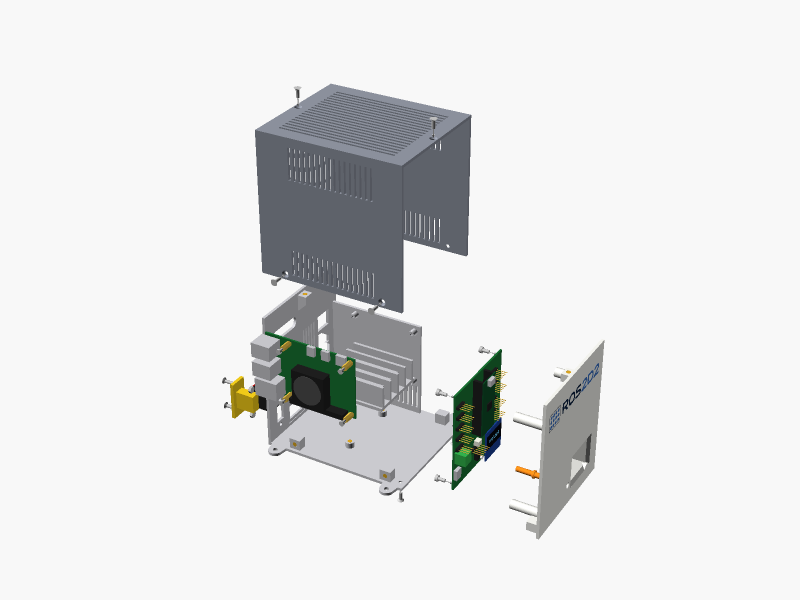
#> input picture hardware/caja_ros2/montaje/img/despiece.png, 1600 x 1200 px (shown at 1/2 size)
$ python gen_logo.py ../montaje/img/despiece.png
#> lines starting #> are read from the running program, lines starting #| are printed output that depends on the picture; after the words box and inside, x2 and y2 are one past the last pixel; in counts of white or black regions, pixels touching at a corner belong together
# ROS2D2, created by NandoMadrid (https://www.astromechspain.com/droides/r2-d2-nandomadrid/) · Astromech Spain (https://www.astromechspain.com)
"""Split the ROS2D2 logo (media/ros2d2-logo.png, the one on GitHub) into the inlays of the front.

    python -I hardware/caja_ros2/logo/gen_logo.py

The PNG is drawn with partial transparency (the grey frame is black at ~65 % alpha), so it is
first laid over white. Every pixel then becomes white (the panel itself), navy ("ROS"), blue
("2D2" and the 12 dots) or grey (the frame round the dots: only there, so the anti-aliased edges
of the letters do not turn grey). The tagline "R2-D2 COME TO LIFE" is ~1 mm tall at this size,
too small for a 0.4 nozzle: it is left out. Strokes thinner than 0.8 mm are thickened (into
white) or given to the colour around them, then logo_marino/azul/gris.svg are written in mm.
"""
import pathlib
import sys

import numpy as np
from PIL import Image

HERE = pathlib.Path(__file__).resolve().parent
PNG = HERE.parents[2] / "media" / "ros2d2-logo.png"
WIDTH_MM = 92.0
MIN_MM = 0.8
COLOURS = ["marino", "azul", "gris"]                  # classes 1, 2, 3 (0 = white panel)
NAVY, BLUE, GREY = 1, 2, 3
FRAME_X = 0.225          # the dot panel's frame ends at this fraction of the width
TAGLINE = (0.83, 0.6)    # tagline: below this fraction of the height, right of this of the width


def over_white(rgba):
    a = rgba[..., 3:4].astype(float) / 255
    return rgba[..., :3].astype(float) * a + 255 * (1 - a)


def classify(rgba, frame_cols=None):
    """0 white, 1 navy, 2 blue, 3 grey (grey only in columns < frame_cols)."""
    c = over_white(rgba)
    r, g, b = c[..., 0], c[..., 1], c[..., 2]
    lum = 0.299 * r + 0.587 * g + 0.114 * b
    k = np.zeros(rgba.shape[:2], np.uint8)
    blue = (b > 110) & (b - r > 60)
    navy = ~blue & (lum < 75)
    grey = ~blue & ~navy & (np.max(c, -1) - np.min(c, -1) < 40) & (lum < 200)
    if frame_cols is not None:
        cols = np.arange(rgba.shape[1])[None, :]
        grey &= cols < frame_cols
    k[navy] = NAVY
    k[blue] = BLUE
    k[grey] = GREY
    return k


def load_png(px_mm=0.1, path=PNG, width_mm=WIDTH_MM):
    im = Image.open(path).convert("RGBA")
    w = round(width_mm / px_mm)
    h = round(im.height * w / im.width)
    a = np.array(im.resize((w, h), Image.LANCZOS))
    a[int(h * TAGLINE[0]):, int(w * TAGLINE[1]):, 3] = 0          # drop the tagline
    return a


# --- morphology on boolean masks -------------------------------------------------------------
def _label(mask):
    """4-connected islands: (labels, count). Union-find over row runs."""
    h, w = mask.shape
    labels = np.zeros((h, w), np.int32)
    parent = [0]

    def find(x):
        while parent[x] != x:
            parent[x] = parent[parent[x]]
            x = parent[x]
        return x

    prev = []
    for y in range(h):
        row = np.concatenate([[False], mask[y], [False]])
        edges = np.flatnonzero(row[1:] != row[:-1])
        runs = []
        for x0, x1 in zip(edges[::2], edges[1::2]):
            lab = len(parent)
            parent.append(lab)
            for (p0, p1, pl) in prev:
                if p0 < x1 and p1 > x0:
                    a, b = find(lab), find(pl)
                    if a != b:
                        parent[max(a, b)] = min(a, b)
            runs.append((x0, x1, lab))
        for (x0, x1, lab) in runs:
            labels[y, x0:x1] = lab
        prev = runs
    roots = np.array([find(i) for i in range(len(parent))], np.int32)
    _, compact = np.unique(roots, return_inverse=True)
    return compact[labels].astype(np.int32), int(compact.max())


def _disk(min_mm, px_mm):
    r = min_mm / (2 * px_mm) - 0.5
    ri = int(np.ceil(r))
    return [(dy, dx) for dy in range(-ri, ri + 1) for dx in range(-ri, ri + 1) if dy * dy + dx * dx <= r * r]


def _shift_all(m, offs, combine):
    h, w = m.shape
    p = max(max(abs(a), abs(b)) for a, b in offs)
    pad = np.pad(m, p, constant_values=False)
    out = None
    for dy, dx in offs:
        s = pad[p + dy:p + dy + h, p + dx:p + dx + w]
        out = s.copy() if out is None else combine(out, s)
    return out


def opening(m, min_mm, px_mm):
    """Morphological opening with a disk of diameter min_mm: what a min_mm pen could draw."""
    offs = _disk(min_mm, px_mm)
    return _shift_all(_shift_all(m, offs, np.logical_and), offs, np.logical_or)


def _thin_clusters(m, px_mm, min_mm, keep_px=20):
    """Pixels a min_mm pen cannot reach, in clusters bigger than keep_px (corners stay)."""
    thin = m & ~opening(m, min_mm, px_mm)
    if not thin.any():
        return thin, 0
    labels, _ = _label(thin)
    sizes = np.bincount(labels.ravel())
    sizes[0] = 0
    return (sizes > keep_px)[labels], int(sizes.max())


def thin_parts(m, px_mm=0.1, min_mm=MIN_MM):
    """Size (px) of the largest cluster thinner than min_mm."""
    return _thin_clusters(m, px_mm, min_mm)[1]


def island_thickness_mm(mask, px_mm):
    labels, n = _label(mask)
    survived = np.zeros(n + 1, int)
    m = mask.copy()
    k = 0
    four = [(0, 0), (1, 0), (-1, 0), (0, 1), (0, -1)]
    while m.any():
        k += 1
        survived[np.unique(labels[m])] = k
        m = _shift_all(m, four, np.logical_and)
    return labels, survived[1:] * 2 * px_mm


def min_feature_mm(mask, px_mm=0.1):
    _, t = island_thickness_mm(mask, px_mm)
    return float(t.min()) if len(t) else float("inf")


def clean(mask, px_mm=0.1, min_mm=MIN_MM):
    """Drop islands too small to print."""
    labels, t = island_thickness_mm(mask, px_mm)
    return np.concatenate([[False], t >= min_mm])[labels] & mask


def thicken(ms, px_mm=0.1, min_mm=MIN_MM):
    """Thin strokes grow into white; what still cannot grow goes to the colour around it."""
    ms = [m.copy() for m in ms]
    grow = _disk(0.5, px_mm)
    for _ in range(8):
        thin = [_thin_clusters(m, px_mm, min_mm)[0] for m in ms]
        if not any(t.any() for t in thin):
            return ms
        white = ~np.logical_or.reduce(ms)
        for i, t in enumerate(thin):
            ms[i] |= _shift_all(t, grow, np.logical_or) & white
            white &= ~ms[i]
    # still thin (e.g. rings inside the dots): give those pixels to the neighbour with most contact
    near = _disk(0.6, px_mm)
    for i in range(len(ms)):
        t = _thin_clusters(ms[i], px_mm, min_mm)[0]
        if not t.any():
            continue
        ms[i] &= ~t
        counts = [(_shift_all(m, near, np.logical_or) & t) for m in ms]
        for y, x in zip(*np.nonzero(t)):
            best = max(range(len(ms)), key=lambda j: counts[j][y, x] and j != i)
            if counts[best][y, x] and best != i:
                ms[best][y, x] = True
    return ms


def _pinch_sites(m):
    a, b, c, d = m[:-1, :-1], m[:-1, 1:], m[1:, :-1], m[1:, 1:]
    return (a & d & ~b & ~c), (b & c & ~a & ~d)


def fix_pinches(m):
    """Fill one pixel of every corner-only contact so the extruded mesh stays closed."""
    m = m.copy()
    for _ in range(50):
        p1, p2 = _pinch_sites(m)
        if not (p1.any() or p2.any()):
            return m
        m[:-1, 1:] |= p1
        m[:-1, :-1] |= p2
    raise RuntimeError("pinches do not converge")


def masks(px_mm=0.1, png=PNG, width_mm=WIDTH_MM):
    """[navy, blue, grey]: disjoint, printable, no corner-only contacts in each or in all of them."""
    rgba = load_png(px_mm, png, width_mm)
    fx = int(rgba.shape[1] * FRAME_X)
    k = classify(rgba, frame_cols=fx)
    # the 12 dots print as plain blue discs: small non-blue specks inside the dot panel turn blue
    # (the white between the dots is one big area and stays)
    inner = np.zeros_like(k, bool)
    inner[:, :fx] = (k[:, :fx] != BLUE) & (k[:, :fx] != GREY)
    labels, _ = _label(inner)
    sizes = np.bincount(labels.ravel())
    sizes[0] = 0
    k[(sizes < 400)[labels] & inner] = BLUE
    ms = thicken([clean(k == c, px_mm) for c in (NAVY, BLUE, GREY)], px_mm)
    for _ in range(50):
        taken = np.zeros_like(ms[0])
        for i in range(len(ms)):
            ms[i] = fix_pinches(ms[i]) & ~taken
            taken |= ms[i]
        p1, p2 = _pinch_sites(taken)
        if not (p1.any() or p2.any()) and all(not any(x.any() for x in _pinch_sites(m)) for m in ms):
            return ms
        # close the union's pinches with the colour of the pixel that made them
        for i in range(len(ms)):
            src = np.zeros_like(taken)
            src[:-1, 1:] |= p1 & ms[i][:-1, :-1]
            src[:-1, :-1] |= p2 & ms[i][:-1, 1:]
            ms[i] |= src
    raise RuntimeError("inlay pinches do not converge")


def mask_to_svg(mask, px_mm, path):
    """One <path> of rectangles: runs per row, merged downwards while they repeat."""
    h, w = mask.shape
    open_rects, rects = {}, []
    for y in range(h + 1):
        runs = set()
        if y < h:
            row = np.concatenate([[False], mask[y], [False]])
            edges = np.flatnonzero(row[1:] != row[:-1])
            runs = set(zip(edges[::2], edges[1::2]))
        for r in list(open_rects):
            if r not in runs:
                rects.append((r[0], open_rects.pop(r), r[1], y))
        for r in runs:
            open_rects.setdefault(r, y)
    d = " ".join(f"M{x0 * px_mm:.2f} {y0 * px_mm:.2f}H{x1 * px_mm:.2f}V{y1 * px_mm:.2f}H{x0 * px_mm:.2f}Z"
                 for x0, y0, x1, y1 in rects)
    W, H = w * px_mm, h * px_mm
    pathlib.Path(path).write_text(
        f'<svg xmlns="http://www.w3.org/2000/svg" width="{W:.2f}mm" height="{H:.2f}mm" '
        f'viewBox="0 0 {W:.2f} {H:.2f}">\n<path fill="#000" d="{d}"/>\n</svg>\n', encoding="utf8")
    return len(rects)


def main(png=PNG, out_dir=HERE, width_mm=WIDTH_MM, px_mm=0.1):
    for name, m in zip(COLOURS, masks(px_mm, png, width_mm)):
#> in load_png, `a[int(h * TAGLINE[0]):, int(w * TAGLINE[1]):, 3] = 0`: a: shape (690, 920, 4); mean R, G, B, A 226.6, 227.4, 227.5, 237.6
#> in over_white, `a = rgba[..., 3:4].astype(float) / 255`:
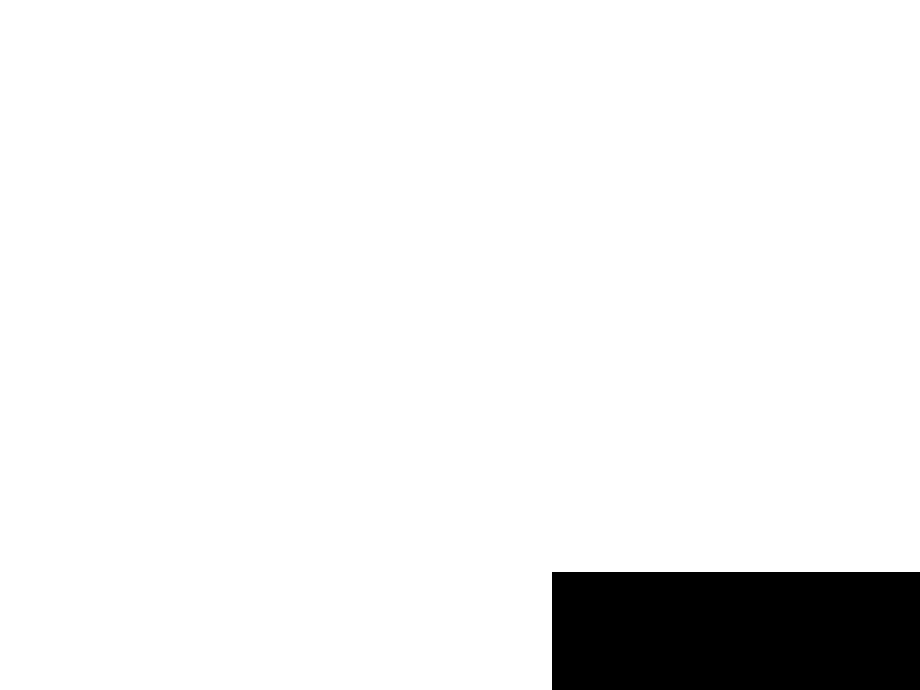
#> a: shape (690, 920, 1) float64; values 0 (black) and 1 (white), 93.2% white; 1 black region, box (x1, y1, x2, y2) and area: (552, 572, 920, 690) 43424
#> in classify, `blue = (b > 110) & (b - r > 60)`: blue: shape (690, 920) bool; 0.02% white in thin lines or dots, all inside (x1, y1, x2, y2) = (557, 418, 689, 530)
#> in classify, `navy = ~blue & (lum < 75)`: navy: shape (690, 920) bool; 1.7% white; 129 white regions (118 under 20 px), largest, box (x1, y1, x2, y2) and area: (305, 382, 410, 483) 5421, (520, 402, 577, 563) 4499, (297, 455, 307, 472) 126
#> in classify, `grey = ~blue & ~navy & (np.max(c, -1) - np.min(c, -1) < 40) & (lum < 2..`: grey: shape (690, 920) bool; 12.1% white; 109 white regions (88 under 20 px), largest, box (x1, y1, x2, y2) and area: (286, 96, 542, 512) 65996, (590, 391, 695, 572) 8034, (308, 515, 440, 557) 443
#> in classify, `grey &= cols < frame_cols`: grey: shape (690, 920) bool; every value is 0
#> in masks, `inner[:, :fx] = (k[:, :fx] != BLUE) & (k[:, :fx] != GREY)`:
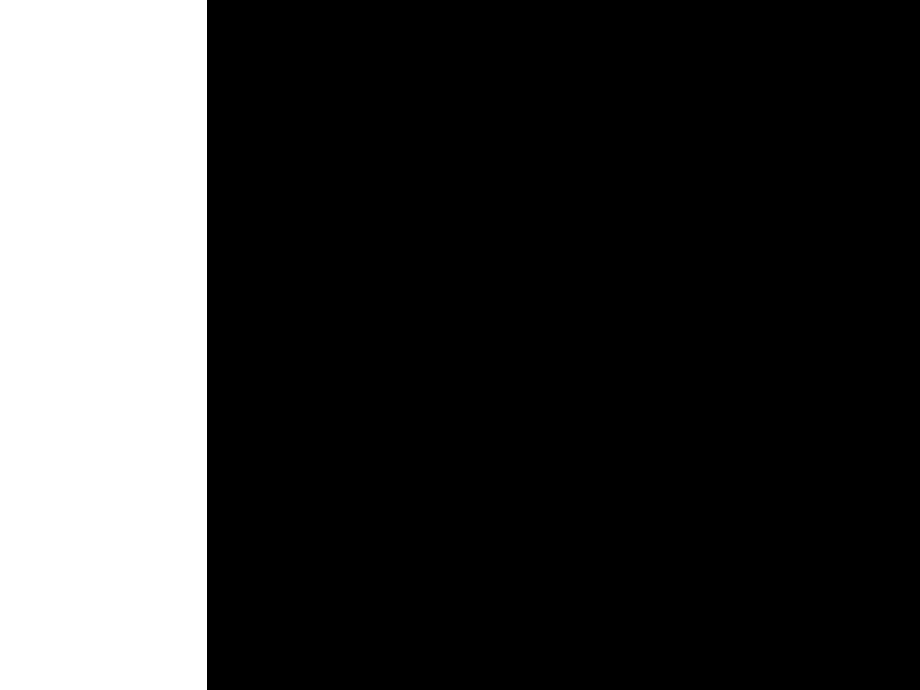
#> inner: shape (690, 920) bool; 22.5% white; 1 white region, box (x1, y1, x2, y2) and area: (0, 0, 207, 690) 142830
#> after the loop in _label, `for y in range(h):`:
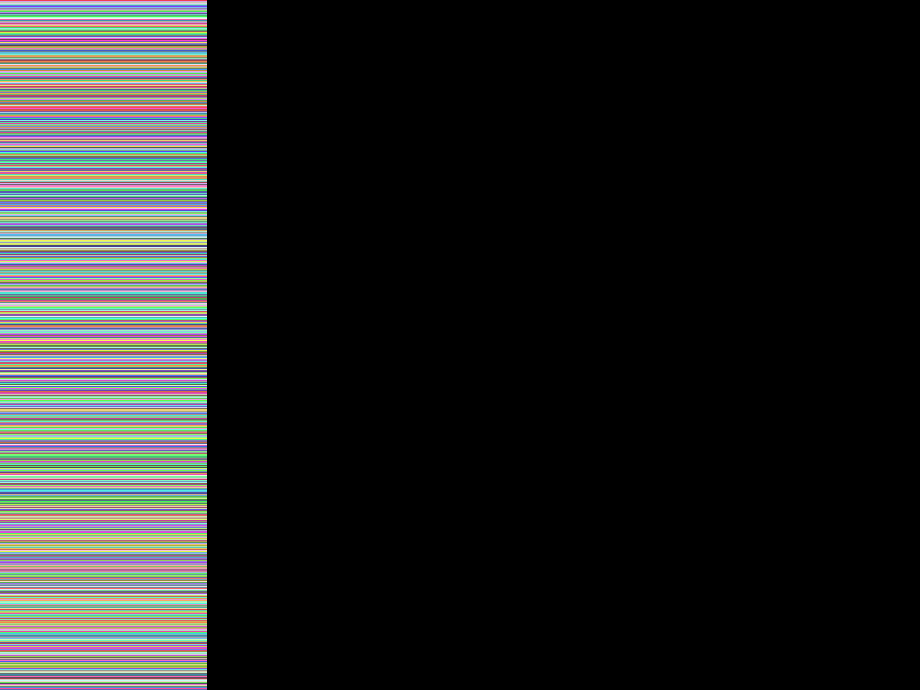
#> labels: shape (690, 920) int32; 691 distinct labels, from 0 to 690; one colour per label, 0 black
#> after the loop in _label, `for y in range(h):`: parent = 691 values from 0 to 1
#> in masks, `sizes = np.bincount(labels.ravel())`: sizes = [491970, 142830]
#> after the loop in _label (call 2), `for y in range(h):`: labels: shape (690, 920) int32; 1233 distinct labels, from 0 to 1232
#> in island_thickness_mm, `labels, n = _label(mask)`: labels: shape (690, 920) int32; 254 distinct labels, from 0 to 253
#> in island_thickness_mm, `labels, n = _label(mask)`: n = 253
#> the loop in island_thickness_mm, `while m.any():` made 33 passes
#> pass 1, in island_thickness_mm, `m = _shift_all(m, four, np.logical_and)`:
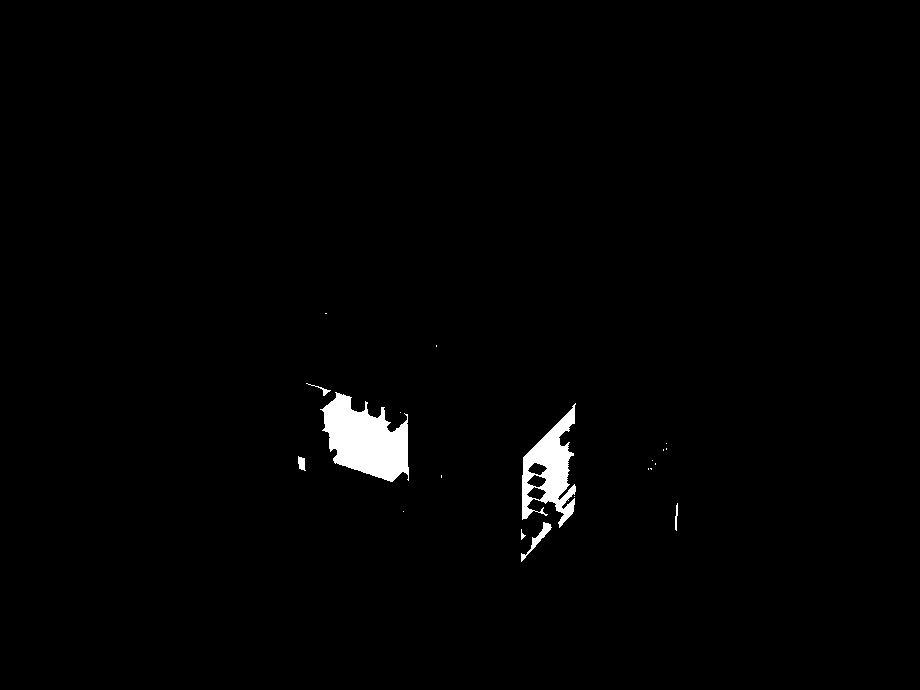
#> m: shape (690, 920) bool; 1.3% white; 20 white regions (13 under 20 px), largest, box (x1, y1, x2, y2) and area: (320, 392, 409, 482) 4887, (522, 403, 576, 528) 3150, (521, 522, 552, 562) 239
#> after the loop in island_thickness_mm, `while m.any():`: k = 33; survived = 254 values, max 33 at index 61, min 0 at index 0, mean 1.24
#> in clean, `labels, t = island_thickness_mm(mask, px_mm)`: t = 253 values, max 6.6 at index 60, min 0.2 at index 0, mean 0.249
#> in clean, `return np.concatenate([[False], t >= min_mm])[labels] & mask`:
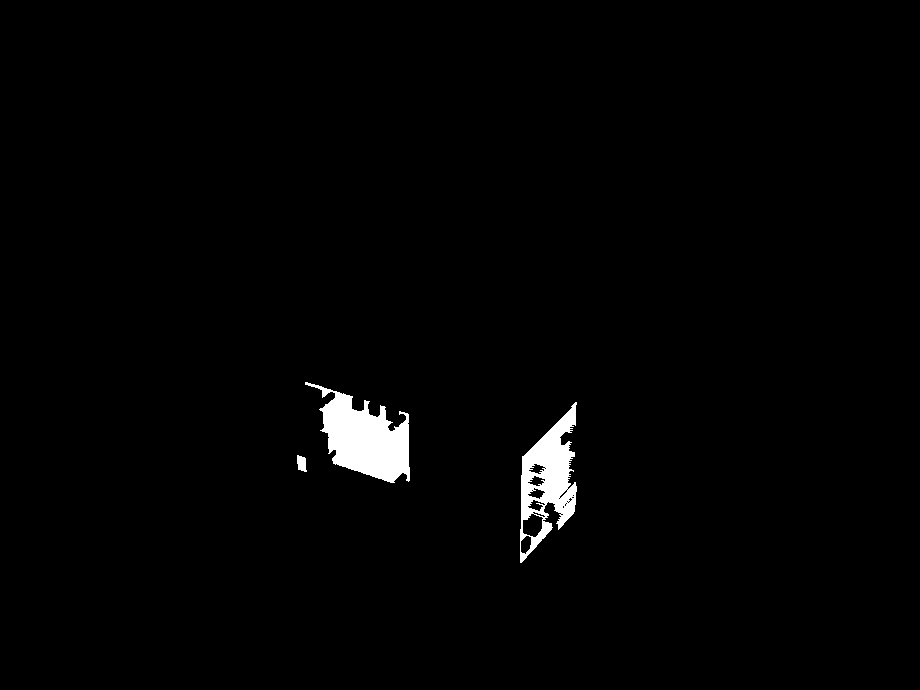
#> returned value: shape (690, 920) bool; 1.5% white; 3 white regions, box (x1, y1, x2, y2) and area: (305, 382, 410, 483) 5419, (520, 402, 577, 563) 4276, (297, 455, 307, 472) 126
#> after the loop in _label (call 3), `for y in range(h):`: labels: shape (690, 920) int32; 125 distinct labels, from 0 to 124
#> in island_thickness_mm (call 2), `labels, n = _label(mask)`: labels: shape (690, 920) int32; 60 distinct labels, from 0 to 59
#> the loop in island_thickness_mm (call 2), `while m.any():` made 2 passes
#> (k, h in _shift_all, w in _shift_all, p in _shift_all) on passes 1 to 2: (1, 690, 920, 1), (2, 690, 920, 1)
#> after the loop in _label (call 4), `for y in range(h):`: labels: shape (690, 920) int32; every value is 0
#> in thicken, `ms = [m.copy() for m in ms]`: ms = 3 items
#> the loop in thicken, `for _ in range(8):` made 3 passes
#> pass 1, in _shift_all (call 42), `pad = np.pad(m, p, constant_values=False)`:
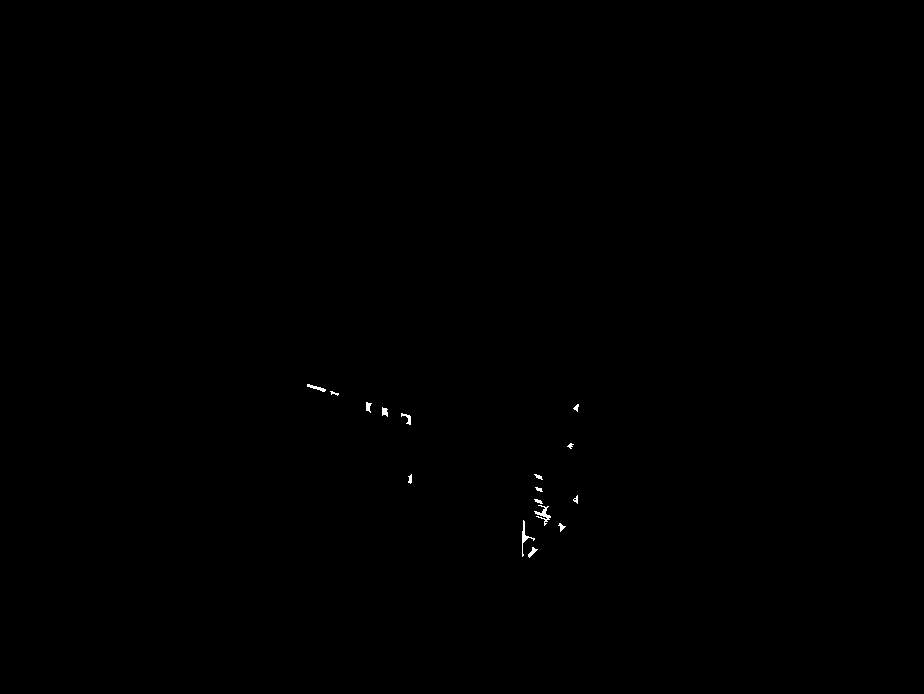
#> pad: shape (694, 924) bool; 0.11% white; 16 white regions, largest, box (x1, y1, x2, y2) and area: (534, 505, 551, 526) 116, (522, 520, 535, 557) 97, (307, 384, 326, 392) 59
#> after the loop in thicken, `for _ in range(8):`: white: shape (690, 920) bool; 98.3% white; 3 black regions, box (x1, y1, x2, y2) and area: (303, 380, 412, 484) 5824, (516, 400, 579, 563) 4964, (297, 455, 307, 472) 126
#> the loop in masks, `for _ in range(50):` made 1 pass
#> pass 1, in _pinch_sites, `a, b, c, d = m[:-1, :-1], m[:-1, 1:], m[1:, :-1], m[1:, 1:]`:
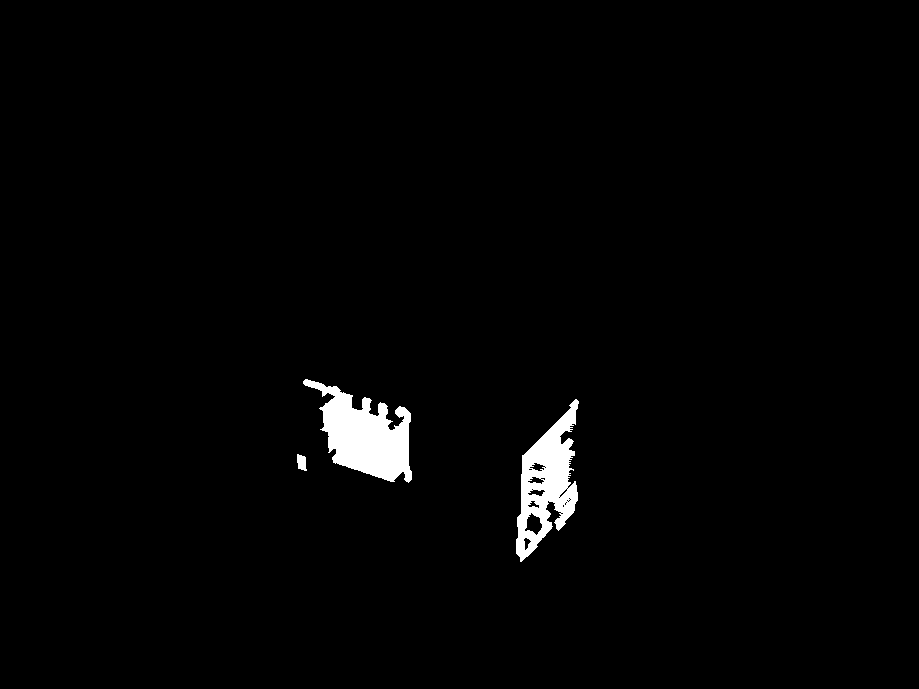
#> c: shape (689, 919) bool; 1.7% white; 3 white regions, box (x1, y1, x2, y2) and area: (303, 379, 412, 483) 5824, (516, 399, 579, 562) 4964, (297, 454, 307, 471) 126
#> after the loop in masks, `for _ in range(50):`: taken: shape (690, 920) bool; 1.7% white; 3 white regions, box (x1, y1, x2, y2) and area: (303, 380, 412, 484) 5824, (516, 400, 579, 563) 4976, (297, 455, 307, 472) 126
        n = mask_to_svg(m, px_mm, pathlib.Path(out_dir) / f"logo_{name}.svg")
#> in mask_to_svg, `h, w = mask.shape`: h = 690; w = 920
#> after the loop in mask_to_svg, `for y in range(h + 1):`: open_rects = 0 items; rects = 404 items, first 6: (305, 380, 308, 381), (304, 381, 311, 382), (303, 382, 315, 383), (303, 383, 319, 384), (303, 384, 322, 385), (304, 385, 324, 386)
#> in mask_to_svg, `W, H = w * px_mm, h * px_mm`: W = 92; H = 69
#> n = 404
        print(f"logo_{name}.svg: {n} rectangles, {m.sum()} px")
#| logo_marino.svg: 404 rectangles, 10926 px
    for old in ("negro",):
        (pathlib.Path(out_dir) / f"logo_{old}.svg").unlink(missing_ok=True)


if __name__ == "__main__":
    main(*sys.argv[1:2])
